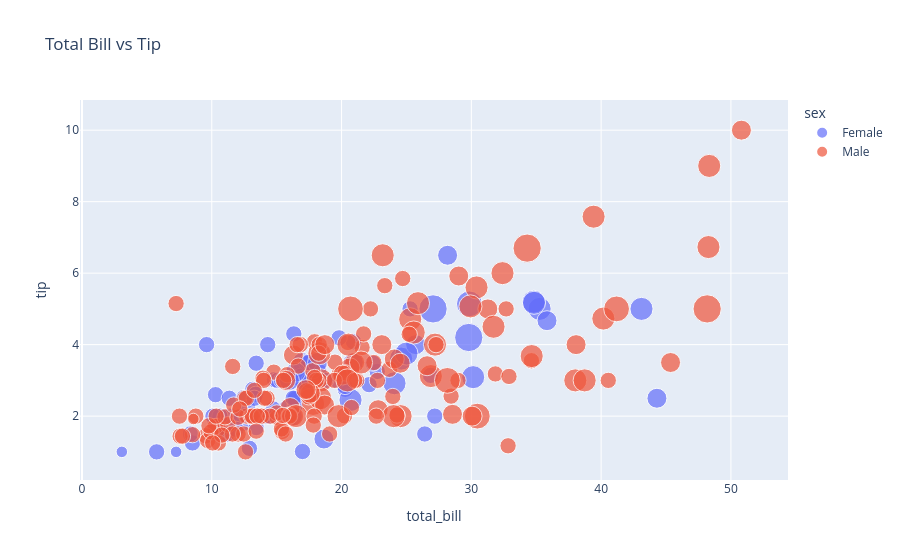

Write notebook code for a chart like this one.
### Code cell
import plotly.express as px
import seaborn as sns

tips = sns.load_dataset("tips")

fig = px.scatter(
    tips,
    x="total_bill",
    y="tip",
    color="sex",
    size="size",
    title="Total Bill vs Tip"
)

fig.show()

### Figure 1 — Plotly figure (JSON) as saved in the notebook; plotly's stock layout.template omitted (floating-point values rounded to 4 significant figures; data arrays with more than 128 entries replaced by an {"elided": "..."} marker saying what was removed)
{"data": [{"hovertemplate": "sex=Female<br>total_bill=%{x}<br>tip=%{y}<br>size=%{marker.size}<extra></extra>", "legendgroup": "Female", "marker": {"color": "#636efa", "size": [2, 4, 4, 2, 3, 3, 2, 2, 2, 2, 4, 3, 2, 4, 2, 2, 1, 3, 2, 2, 2, 1, 4, 2, 2, 2, 2, 2, 3, 2, 2, 2, 1, 3, 2, 2, 2, 4, 2, 2, 6, 2, 2, 2, 2, 2, 2, 2, 2, 2, 2, 2, 6, 2, 2, 3, 2, 5, 4, 2, 3, 2, 2, 2, 2, 3, 3, 2, 4, 2, 2, 2, 2, 3, 2, 2, 3, 2, 4, 2, 3, 2, 2, 2, 3, 2, 2], "sizemode": "area", "sizeref": 0.015, "symbol": "circle"}, "mode": "markers", "name": "Female", "orientation": "v", "showlegend": true, "type": "scatter", "x": [16.99, 24.59, 35.26, 14.83, 10.33, 16.97, 20.29, 15.77, 19.65, 15.06, 20.69, 16.93, 10.29, 34.81, 26.41, 16.45, 3.07, 17.07, 26.86, 25.28, 14.73, 10.07, 34.83, 5.75, 16.32, 22.75, 11.35, 15.38, 44.3, 22.42, 20.92, 14.31, 7.25, 25.71, 17.31, 10.65, 12.43, 24.08, 13.42, 12.48, 29.8, 14.52, 11.38, 20.27, 11.17, 12.26, 18.26, 8.51, 10.33, 14.15, 13.16, 17.47, 27.05, 16.43, 8.35, 18.64, 11.87, 29.85, 25.0, 13.39, 16.21, 17.51, 10.59, 10.63, 9.6, 20.9, 18.15, 19.81, 43.11, 13.0, 12.74, 13.0, 16.4, 16.47, 12.76, 13.27, 28.17, 12.9, 30.14, 13.42, 15.98, 16.27, 10.09, 22.12, 35.83, 27.18, 18.78], "xaxis": "x", "y": [1.01, 3.61, 5.0, 3.02, 1.67, 3.5, 2.75, 2.23, 3.0, 3.0, 2.45, 3.07, 2.6, 5.2, 1.5, 2.47, 1.0, 3.0, 3.14, 5.0, 2.2, 1.83, 5.17, 1.0, 4.3, 3.25, 2.5, 3.0, 2.5, 3.48, 4.08, 4.0, 1.0, 4.0, 3.5, 1.5, 1.8, 2.92, 1.68, 2.52, 4.2, 2.0, 2.0, 2.83, 1.5, 2.0, 3.25, 1.25, 2.0, 2.0, 2.75, 3.5, 5.0, 2.3, 1.5, 1.36, 1.63, 5.14, 3.75, 2.61, 2.0, 3.0, 1.61, 2.0, 4.0, 3.5, 3.5, 4.19, 5.0, 2.0, 2.01, 2.0, 2.5, 3.23, 2.23, 2.5, 6.5, 1.1, 3.09, 3.48, 3.0, 2.5, 2.0, 2.88, 4.67, 2.0, 3.0], "yaxis": "y"}, {"hovertemplate": "sex=Male<br>total_bill=%{x}<br>tip=%{y}<br>size=%{marker.size}<extra></extra>", "legendgroup": "Male", "marker": {"color": "#EF553B", "size": {"elided": "157 int values"}, "sizemode": "area", "sizeref": 0.015, "symbol": "circle"}, "mode": "markers", "name": "Male", "orientation": "v", "showlegend": true, "type": "scatter", "x": {"elided": "157 float values"}, "xaxis": "x", "y": {"elided": "157 float values"}, "yaxis": "y"}], "layout": {"legend": {"itemsizing": "constant", "title": {"text": "sex"}, "tracegroupgap": 0}, "title": {"text": "Total Bill vs Tip"}, "xaxis": {"anchor": "y", "domain": [0, 1], "title": {"text": "total_bill"}}, "yaxis": {"anchor": "x", "domain": [0, 1], "title": {"text": "tip"}}}}
